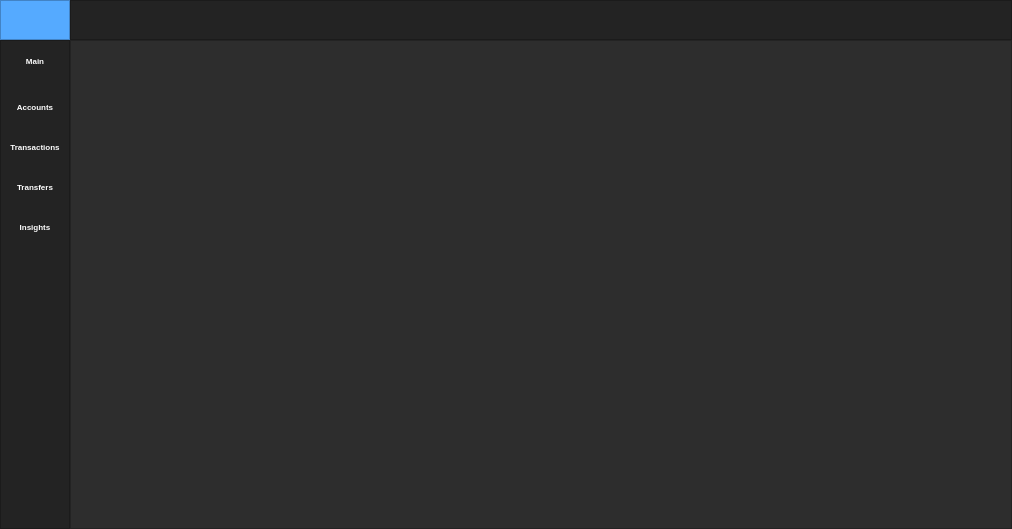
<?xml version="1.0" encoding="UTF-8"?>
<ui version="4.0">
 <class>MainWindow</class>
 <widget class="QMainWindow" name="MainWindow">
  <property name="geometry">
   <rect>
    <x>0</x>
    <y>0</y>
    <width>1012</width>
    <height>529</height>
   </rect>
  </property>
  <property name="minimumSize">
   <size>
    <width>1000</width>
    <height>500</height>
   </size>
  </property>
  <property name="windowTitle">
   <string>MainWindow</string>
  </property>
  <property name="styleSheet">
   <string notr="true">background-color: rgb(45, 45, 45);</string>
  </property>
  <widget class="QWidget" name="centralwidget">
   <layout class="QVBoxLayout" name="verticalLayout">
    <property name="spacing">
     <number>0</number>
    </property>
    <property name="leftMargin">
     <number>0</number>
    </property>
    <property name="topMargin">
     <number>0</number>
    </property>
    <property name="rightMargin">
     <number>0</number>
    </property>
    <property name="bottomMargin">
     <number>0</number>
    </property>
    <item>
     <widget class="QFrame" name="Top_Bar">
      <property name="maximumSize">
       <size>
        <width>16777215</width>
        <height>40</height>
       </size>
      </property>
      <property name="styleSheet">
       <string notr="true">background-color: rgb(35, 35, 35);</string>
      </property>
      <property name="frameShape">
       <enum>QFrame::NoFrame</enum>
      </property>
      <property name="frameShadow">
       <enum>QFrame::Raised</enum>
      </property>
      <layout class="QHBoxLayout" name="horizontalLayout">
       <property name="spacing">
        <number>0</number>
       </property>
       <property name="leftMargin">
        <number>0</number>
       </property>
       <property name="topMargin">
        <number>0</number>
       </property>
       <property name="rightMargin">
        <number>0</number>
       </property>
       <property name="bottomMargin">
        <number>0</number>
       </property>
       <item>
        <widget class="QFrame" name="frame_toggle">
         <property name="maximumSize">
          <size>
           <width>70</width>
           <height>40</height>
          </size>
         </property>
         <property name="styleSheet">
          <string notr="true">background-color: rgb(85, 170, 255);</string>
         </property>
         <property name="frameShape">
          <enum>QFrame::StyledPanel</enum>
         </property>
         <property name="frameShadow">
          <enum>QFrame::Raised</enum>
         </property>
         <layout class="QVBoxLayout" name="verticalLayout_2">
          <property name="spacing">
           <number>0</number>
          </property>
          <property name="leftMargin">
           <number>0</number>
          </property>
          <property name="topMargin">
           <number>0</number>
          </property>
          <property name="rightMargin">
           <number>0</number>
          </property>
          <property name="bottomMargin">
           <number>0</number>
          </property>
          <item>
           <widget class="QPushButton" name="Btn_Toggle">
            <property name="sizePolicy">
             <sizepolicy hsizetype="Expanding" vsizetype="Expanding">
              <horstretch>0</horstretch>
              <verstretch>0</verstretch>
             </sizepolicy>
            </property>
            <property name="styleSheet">
             <string notr="true">color: rgb(255, 255, 255);
border: 0px solid;</string>
            </property>
            <property name="text">
             <string/>
            </property>
            <property name="icon">
             <iconset>
              <normaloff>C:/Users/User/Downloads/menu.png</normaloff>C:/Users/User/Downloads/menu.png</iconset>
            </property>
           </widget>
          </item>
         </layout>
        </widget>
       </item>
       <item>
        <widget class="QFrame" name="frame_top">
         <property name="frameShape">
          <enum>QFrame::StyledPanel</enum>
         </property>
         <property name="frameShadow">
          <enum>QFrame::Raised</enum>
         </property>
        </widget>
       </item>
      </layout>
     </widget>
    </item>
    <item>
     <widget class="QFrame" name="Content">
      <property name="frameShape">
       <enum>QFrame::NoFrame</enum>
      </property>
      <property name="frameShadow">
       <enum>QFrame::Raised</enum>
      </property>
      <layout class="QHBoxLayout" name="horizontalLayout_2">
       <property name="spacing">
        <number>0</number>
       </property>
       <property name="leftMargin">
        <number>0</number>
       </property>
       <property name="topMargin">
        <number>0</number>
       </property>
       <property name="rightMargin">
        <number>0</number>
       </property>
       <property name="bottomMargin">
        <number>0</number>
       </property>
       <item>
        <widget class="QFrame" name="frame_left_menu">
         <property name="minimumSize">
          <size>
           <width>70</width>
           <height>0</height>
          </size>
         </property>
         <property name="maximumSize">
          <size>
           <width>70</width>
           <height>16777215</height>
          </size>
         </property>
         <property name="styleSheet">
          <string notr="true">background-color: rgb(35, 35, 35);</string>
         </property>
         <property name="frameShape">
          <enum>QFrame::StyledPanel</enum>
         </property>
         <property name="frameShadow">
          <enum>QFrame::Raised</enum>
         </property>
         <layout class="QVBoxLayout" name="verticalLayout_3">
          <property name="leftMargin">
           <number>0</number>
          </property>
          <property name="topMargin">
           <number>0</number>
          </property>
          <property name="rightMargin">
           <number>0</number>
          </property>
          <property name="bottomMargin">
           <number>0</number>
          </property>
          <item>
           <widget class="QPushButton" name="btn_page_1">
            <property name="minimumSize">
             <size>
              <width>0</width>
              <height>40</height>
             </size>
            </property>
            <property name="font">
             <font>
              <pointsize>6</pointsize>
              <weight>75</weight>
              <bold>true</bold>
             </font>
            </property>
            <property name="styleSheet">
             <string notr="true">QPushButton {
	color: rgb(255, 255, 255);
	background-color: rgb(35, 35, 35);
	border: 0px solid;
}
QPushButton:hover {
	background-color: rgb(85, 170, 255);
}</string>
            </property>
            <property name="text">
             <string>Main</string>
            </property>
           </widget>
          </item>
          <item alignment="Qt::AlignTop">
           <widget class="QFrame" name="frame_top_menus">
            <property name="frameShape">
             <enum>QFrame::NoFrame</enum>
            </property>
            <property name="frameShadow">
             <enum>QFrame::Raised</enum>
            </property>
            <layout class="QVBoxLayout" name="verticalLayout_4">
             <property name="spacing">
              <number>0</number>
             </property>
             <property name="leftMargin">
              <number>0</number>
             </property>
             <property name="topMargin">
              <number>0</number>
             </property>
             <property name="rightMargin">
              <number>0</number>
             </property>
             <property name="bottomMargin">
              <number>0</number>
             </property>
             <item>
              <widget class="QPushButton" name="btn_page_7">
               <property name="minimumSize">
                <size>
                 <width>0</width>
                 <height>40</height>
                </size>
               </property>
               <property name="font">
                <font>
                 <pointsize>6</pointsize>
                 <weight>75</weight>
                 <bold>true</bold>
                </font>
               </property>
               <property name="styleSheet">
                <string notr="true">QPushButton {
	color: rgb(255, 255, 255);
	background-color: rgb(35, 35, 35);
	border: 0px solid;
}
QPushButton:hover {
	background-color: rgb(85, 170, 255);
}</string>
               </property>
               <property name="text">
                <string>Accounts</string>
               </property>
              </widget>
             </item>
             <item>
              <widget class="QPushButton" name="btn_page_2">
               <property name="minimumSize">
                <size>
                 <width>0</width>
                 <height>40</height>
                </size>
               </property>
               <property name="font">
                <font>
                 <pointsize>6</pointsize>
                 <weight>75</weight>
                 <bold>true</bold>
                </font>
               </property>
               <property name="styleSheet">
                <string notr="true">QPushButton {
	color: rgb(255, 255, 255);
	background-color: rgb(35, 35, 35);
	border: 0px solid;
}
QPushButton:hover {
	background-color: rgb(85, 170, 255);
}</string>
               </property>
               <property name="text">
                <string>Transactions</string>
               </property>
              </widget>
             </item>
             <item>
              <widget class="QPushButton" name="btn_page_3">
               <property name="minimumSize">
                <size>
                 <width>0</width>
                 <height>40</height>
                </size>
               </property>
               <property name="font">
                <font>
                 <pointsize>6</pointsize>
                 <weight>75</weight>
                 <bold>true</bold>
                </font>
               </property>
               <property name="styleSheet">
                <string notr="true">QPushButton {
	color: rgb(255, 255, 255);
	background-color: rgb(35, 35, 35);
	border: 0px solid;
}
QPushButton:hover {
	background-color: rgb(85, 170, 255);
}</string>
               </property>
               <property name="text">
                <string>Transfers</string>
               </property>
              </widget>
             </item>
             <item>
              <widget class="QPushButton" name="btn_page_6">
               <property name="minimumSize">
                <size>
                 <width>0</width>
                 <height>40</height>
                </size>
               </property>
               <property name="font">
                <font>
                 <pointsize>6</pointsize>
                 <weight>75</weight>
                 <bold>true</bold>
                </font>
               </property>
               <property name="styleSheet">
                <string notr="true">QPushButton {
	color: rgb(255, 255, 255);
	background-color: rgb(35, 35, 35);
	border: 0px solid;
}
QPushButton:hover {
	background-color: rgb(85, 170, 255);
}</string>
               </property>
               <property name="text">
                <string>Insights</string>
               </property>
              </widget>
             </item>
            </layout>
           </widget>
          </item>
         </layout>
        </widget>
       </item>
       <item>
        <widget class="QFrame" name="frame_pages">
         <property name="frameShape">
          <enum>QFrame::StyledPanel</enum>
         </property>
         <property name="frameShadow">
          <enum>QFrame::Raised</enum>
         </property>
         <layout class="QVBoxLayout" name="verticalLayout_5">
          <item>
           <widget class="QStackedWidget" name="stackedWidget">
            <widget class="QWidget" name="page"/>
            <widget class="QWidget" name="page_2"/>
           </widget>
          </item>
         </layout>
        </widget>
       </item>
      </layout>
     </widget>
    </item>
   </layout>
  </widget>
 </widget>
 <resources/>
 <connections/>
</ui>
